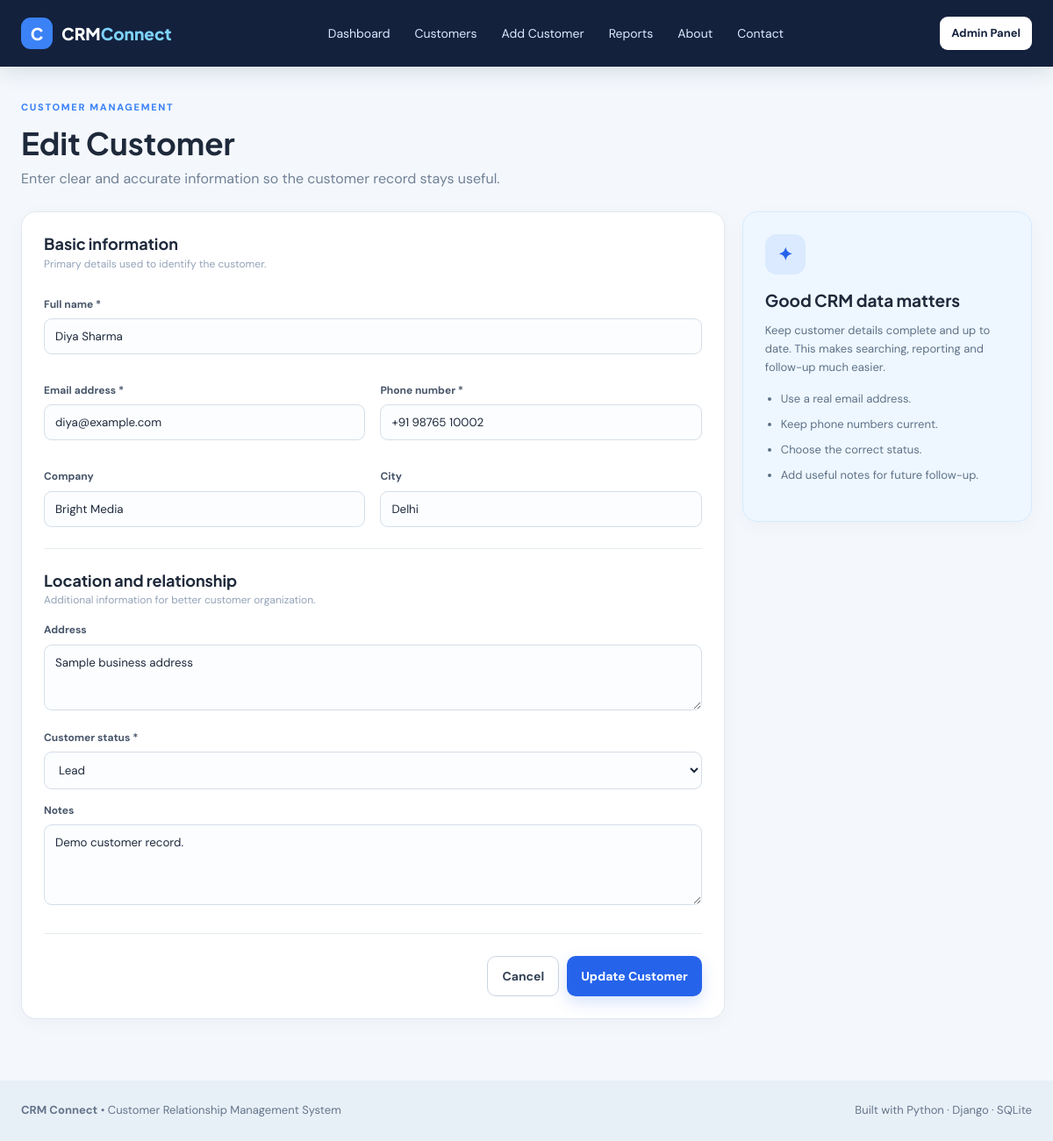
The app's page /customers/2/edit/ with its own data.
### crm/models.py (models this page shows, shortened)
class Customer(models.Model):
    STATUS_CHOICES = [
        ("Active", "Active"),
        ("Lead", "Lead"),
        ("Inactive", "Inactive"),
    ]
    name = models.CharField(max_length=120)
    email = models.EmailField()
    phone = models.CharField(max_length=30)
    company = models.CharField(max_length=120, blank=True)
    address = models.TextField(blank=True)
    city = models.CharField(max_length=80, blank=True)
    status = models.CharField(max_length=20, choices=STATUS_CHOICES, default="Active")
    notes = models.TextField(blank=True)
    created_at = models.DateTimeField(auto_now_add=True)
    updated_at = models.DateTimeField(auto_now=True)
    class Meta:
        ordering = ["-created_at"]

### crm/views.py (the view)
# urls.py: path("customers/<int:pk>/edit/", views.customer_update, name="customer_update"),
def customer_update(request, pk):
    customer = get_object_or_404(Customer, pk=pk)
    if request.method == "POST":
        form = CustomerForm(request.POST, instance=customer)
        if form.is_valid():
            form.save()
            messages.success(request, f"{customer.name}'s details were updated.")
            return redirect("customer_detail", pk=customer.pk)
    else:
        form = CustomerForm(instance=customer)
    return render(request, "customers/form.html", {"form": form, "title": "Edit Customer", "button": "Update Customer", "customer": customer})

### crm/forms.py
class CustomerForm(forms.ModelForm):
    class Meta:
        model = Customer
        fields = ["name", "email", "phone", "company", "address", "city", "status", "notes"]
        widgets = {
            "name": forms.TextInput(attrs={"placeholder": "Enter full name"}),
            "email": forms.EmailInput(attrs={"placeholder": "name@example.com"}),
            "phone": forms.TextInput(attrs={"placeholder": "+91 98765 43210"}),
            "company": forms.TextInput(attrs={"placeholder": "Company name"}),
            "address": forms.Textarea(attrs={"rows": 3, "placeholder": "Street / area / landmark"}),
            "city": forms.TextInput(attrs={"placeholder": "City"}),
            "status": forms.Select(),
            "notes": forms.Textarea(attrs={"rows": 4, "placeholder": "Add useful notes about this customer"}),
        }

### templates/customers/form.html (shortened to what this page needs)
{% extends "base.html" %}
{% block content %}
<div class="page-header"><div><p class="eyebrow">CUSTOMER MANAGEMENT</p><h1>{{ title }}</h1><p>Enter clear and accurate information so the customer record stays useful.</p></div></div>
<div class="form-layout">
  <div class="panel form-panel">
    <form method="post">{% csrf_token %}
      <div class="form-section"><h2>Basic information</h2><p>Primary details used to identify the customer.</p>
        <div class="field-grid">
          <div class="field full"><label for="{{ form.name.id_for_label }}">Full name *</label>{{ form.name }}{{ form.name.errors }}</div>
          <div class="field"><label for="{{ form.email.id_for_label }}">Email address *</label>{{ form.email }}{{ form.email.errors }}</div>
          <div class="field"><label for="{{ form.phone.id_for_label }}">Phone number *</label>{{ form.phone }}{{ form.phone.errors }}</div>
          <div class="field"><label for="{{ form.company.id_for_label }}">Company</label>{{ form.company }}{{ form.company.errors }}</div>
          <div class="field"><label for="{{ form.city.id_for_label }}">City</label>{{ form.city }}{{ form.city.errors }}</div>
        </div>
      </div>
      <div class="form-section"><h2>Location and relationship</h2><p>Additional information for better customer organization.</p>
        <div class="field"><label for="{{ form.address.id_for_label }}">Address</label>{{ form.address }}{{ form.address.errors }}</div>
        <div class="field"><label for="{{ form.status.id_for_label }}">Customer status *</label>{{ form.status }}{{ form.status.errors }}</div>
        <div class="field"><label for="{{ form.notes.id_for_label }}">Notes</label>{{ form.notes }}{{ form.notes.errors }}</div>
      </div>
      <div class="form-actions"><a class="btn outline" href="{% if customer %}{% url 'customer_detail' customer.pk %}{% else %}{% url 'customer_list' %}{% endif %}">Cancel</a><button class="btn primary" type="submit">{{ button }}</button></div>
    </form>
  </div>
  <aside class="panel side-info"><div class="side-icon">✦</div><h2>Good CRM data matters</h2><p>Keep customer details complete and up to date. This makes searching, reporting and follow-up much easier.</p><ul><li>Use a real email address.</li><li>Keep phone numbers current.</li><li>Choose the correct status.</li><li>Add useful notes for future follow-up.</li></ul></aside>
</div>
{% endblock %}

### static/css/style.css (style rules this page uses)
:root { --ink:#1e293b; --muted:#64748b; --line:#e2e8f0; --bg:#f4f8fc; --card:#ffffff; --blue:#2563eb; --blue2:#1d4ed8; --nav:#14213d; --teal:#0f766e; --green:#15803d; --orange:#c2410c; --purple:#7e22ce; --danger:#dc2626; }
* { box-sizing:border-box }
body { margin:0;background:var(--bg);color:var(--ink);font-family:"DM Sans",sans-serif;line-height:1.6 }
h1,h2,h3 { font-family:"Plus Jakarta Sans",sans-serif;line-height:1.2;margin-top:0 }
a { text-decoration:none;color:inherit }
.eyebrow { font-size:11px;letter-spacing:1.7px;font-weight:800;color:#3b82f6;margin:0 0 10px }
.btn { display:inline-flex;justify-content:center;align-items:center;border:0;border-radius:10px;padding:11px 16px;font-weight:700;font-family:inherit;cursor:pointer;font-size:14px }
.btn.primary { background:var(--blue);color:white;box-shadow:0 7px 18px rgba(37,99,235,.18) }
.btn.outline { background:white;border:1px solid #cbd5e1;color:#334155 }
.panel { background:var(--card);border:1px solid var(--line);border-radius:17px;padding:25px;box-shadow:0 5px 20px rgba(30,41,59,.035) }
.panel h2 { font-size:20px;margin-bottom:5px }
.page-header { display:flex;justify-content:space-between;gap:25px;align-items:end;margin-bottom:25px }
.page-header h1 { font-size:35px;margin-bottom:7px }
.page-header p:not(.eyebrow) { color:#718096;margin:0;max-width:730px }
.form-layout { display:grid;grid-template-columns:1.7fr .7fr;gap:20px }
.form-section { padding-bottom:24px;margin-bottom:25px;border-bottom:1px solid #e5eaf0 }
.form-section h2 { font-size:18px;margin-bottom:3px }
.form-section>p { font-size:12px;color:#94a3b8;margin-top:0 }
.field-grid { display:grid;grid-template-columns:1fr 1fr;gap:17px }
.field { margin-top:15px }
.field.full { grid-column:1/-1 }
.field label { display:block;font-size:12px;font-weight:700;color:#475569;margin-bottom:6px }
.field input,.field textarea,.field select { width:100%;border:1px solid #d5dee8;border-radius:9px;padding:11px 12px;font-family:inherit;background:#fbfdff;color:#1e293b;outline:0 }
.form-actions { display:flex;justify-content:flex-end;gap:9px;margin-top:22px }
.side-info { background:#eef7ff;border-color:#d7eaff;height:max-content }
.side-icon { width:46px;height:46px;border-radius:13px;background:#dbeafe;color:#2563eb;display:grid;place-items:center;font-weight:800;font-size:20px;margin-bottom:18px }
.side-info h2 { font-size:19px }
.side-info p,.side-info li { color:#5e7187;font-size:13px }
.side-info ul { padding-left:18px }
.side-info li { margin:8px 0 }

### records on screen
Customer: name "Diya Sharma", email "diya@example.com", phone "+91 98765 10002", company "Bright Media", city "Delhi", address "Sample business address", status "Lead", notes "Demo customer record."

### other values on screen
{{ title }} "Edit Customer"
{{ button }} "Update Customer"
